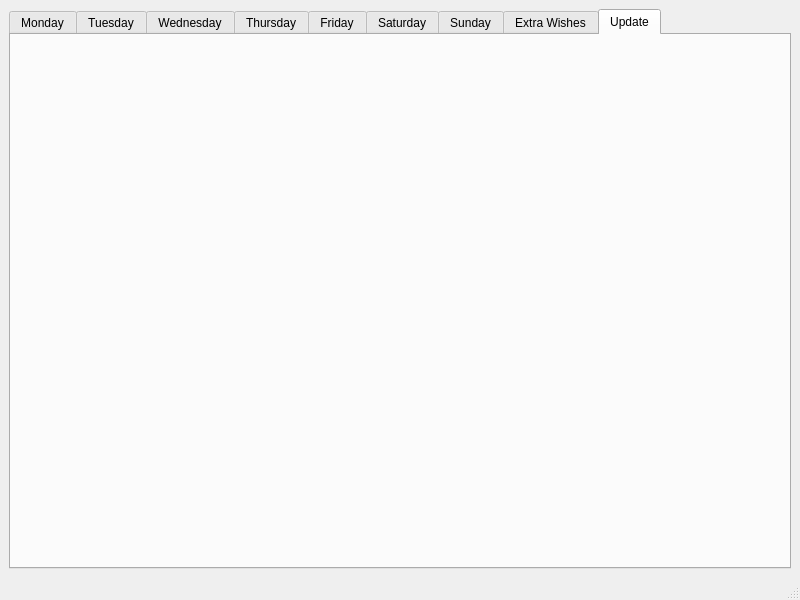
<?xml version="1.0" encoding="UTF-8"?>
<ui version="4.0">
 <class>MainWindow</class>
 <widget class="QMainWindow" name="MainWindow">
  <property name="geometry">
   <rect>
    <x>0</x>
    <y>0</y>
    <width>800</width>
    <height>600</height>
   </rect>
  </property>
  <property name="windowTitle">
   <string>MainWindow</string>
  </property>
  <property name="styleSheet">
   <string notr="true"/>
  </property>
  <widget class="QWidget" name="centralwidget">
   <layout class="QVBoxLayout" name="verticalLayout">
    <item>
     <widget class="QTabWidget" name="tabWidget">
      <property name="currentIndex">
       <number>8</number>
      </property>
      <widget class="QWidget" name="monday">
       <attribute name="title">
        <string>Monday</string>
       </attribute>
       <layout class="QVBoxLayout" name="verticalLayout_2">
        <item>
         <widget class="QLabel" name="label_monday">
          <property name="font">
           <font>
            <pointsize>13</pointsize>
           </font>
          </property>
          <property name="text">
           <string>Example 1</string>
          </property>
         </widget>
        </item>
        <item>
         <widget class="QListWidget" name="listWidget_monday">
          <property name="font">
           <font>
            <pointsize>12</pointsize>
           </font>
          </property>
          <property name="selectionRectVisible">
           <bool>true</bool>
          </property>
          <property name="sortingEnabled">
           <bool>false</bool>
          </property>
         </widget>
        </item>
       </layout>
      </widget>
      <widget class="QWidget" name="tuesday">
       <attribute name="title">
        <string>Tuesday</string>
       </attribute>
       <layout class="QVBoxLayout" name="verticalLayout_3">
        <item>
         <widget class="QLabel" name="label_tuesday">
          <property name="font">
           <font>
            <pointsize>13</pointsize>
           </font>
          </property>
          <property name="text">
           <string>Example 2</string>
          </property>
         </widget>
        </item>
        <item>
         <widget class="QListWidget" name="listWidget_tuesday">
          <property name="font">
           <font>
            <pointsize>12</pointsize>
           </font>
          </property>
          <property name="selectionRectVisible">
           <bool>true</bool>
          </property>
          <property name="sortingEnabled">
           <bool>false</bool>
          </property>
         </widget>
        </item>
       </layout>
      </widget>
      <widget class="QWidget" name="wednesday">
       <attribute name="title">
        <string>Wednesday</string>
       </attribute>
       <layout class="QVBoxLayout" name="verticalLayout_4">
        <item>
         <widget class="QLabel" name="label_wednesday">
          <property name="font">
           <font>
            <pointsize>13</pointsize>
           </font>
          </property>
          <property name="text">
           <string>Example 3</string>
          </property>
         </widget>
        </item>
        <item>
         <widget class="QListWidget" name="listWidget_wednesday">
          <property name="font">
           <font>
            <pointsize>12</pointsize>
           </font>
          </property>
          <property name="selectionRectVisible">
           <bool>true</bool>
          </property>
          <property name="sortingEnabled">
           <bool>false</bool>
          </property>
         </widget>
        </item>
       </layout>
      </widget>
      <widget class="QWidget" name="thursday">
       <attribute name="title">
        <string>Thursday</string>
       </attribute>
       <layout class="QVBoxLayout" name="verticalLayout_5">
        <item>
         <widget class="QLabel" name="label_thursday">
          <property name="font">
           <font>
            <pointsize>13</pointsize>
           </font>
          </property>
          <property name="text">
           <string>Example 4</string>
          </property>
         </widget>
        </item>
        <item>
         <widget class="QListWidget" name="listWidget_thursday">
          <property name="font">
           <font>
            <pointsize>12</pointsize>
           </font>
          </property>
          <property name="selectionRectVisible">
           <bool>true</bool>
          </property>
          <property name="sortingEnabled">
           <bool>false</bool>
          </property>
         </widget>
        </item>
       </layout>
      </widget>
      <widget class="QWidget" name="friday">
       <attribute name="title">
        <string>Friday</string>
       </attribute>
       <layout class="QVBoxLayout" name="verticalLayout_6">
        <item>
         <widget class="QLabel" name="label_friday">
          <property name="font">
           <font>
            <pointsize>13</pointsize>
           </font>
          </property>
          <property name="text">
           <string>Example 5</string>
          </property>
         </widget>
        </item>
        <item>
         <widget class="QListWidget" name="listWidget_friday">
          <property name="font">
           <font>
            <pointsize>12</pointsize>
           </font>
          </property>
          <property name="selectionRectVisible">
           <bool>true</bool>
          </property>
          <property name="sortingEnabled">
           <bool>false</bool>
          </property>
         </widget>
        </item>
       </layout>
      </widget>
      <widget class="QWidget" name="saturday">
       <attribute name="title">
        <string>Saturday</string>
       </attribute>
       <layout class="QVBoxLayout" name="verticalLayout_7">
        <item>
         <widget class="QLabel" name="label_saturday">
          <property name="font">
           <font>
            <pointsize>13</pointsize>
           </font>
          </property>
          <property name="text">
           <string>Example 6</string>
          </property>
         </widget>
        </item>
        <item>
         <widget class="QListWidget" name="listWidget_saturday">
          <property name="font">
           <font>
            <pointsize>12</pointsize>
           </font>
          </property>
          <property name="selectionRectVisible">
           <bool>true</bool>
          </property>
          <property name="sortingEnabled">
           <bool>false</bool>
          </property>
         </widget>
        </item>
       </layout>
      </widget>
      <widget class="QWidget" name="sunday">
       <attribute name="title">
        <string>Sunday</string>
       </attribute>
       <layout class="QVBoxLayout" name="verticalLayout_8">
        <item>
         <widget class="QLabel" name="label_sunday">
          <property name="font">
           <font>
            <pointsize>13</pointsize>
           </font>
          </property>
          <property name="text">
           <string>Example 7</string>
          </property>
         </widget>
        </item>
        <item>
         <widget class="QListWidget" name="listWidget_sunday">
          <property name="font">
           <font>
            <pointsize>12</pointsize>
           </font>
          </property>
          <property name="selectionRectVisible">
           <bool>true</bool>
          </property>
          <property name="sortingEnabled">
           <bool>false</bool>
          </property>
         </widget>
        </item>
       </layout>
      </widget>
      <widget class="QWidget" name="extra_wishes">
       <attribute name="title">
        <string>Extra Wishes</string>
       </attribute>
       <layout class="QVBoxLayout" name="verticalLayout_9">
        <item>
         <widget class="QLabel" name="label_8">
          <property name="font">
           <font>
            <pointsize>13</pointsize>
           </font>
          </property>
          <property name="text">
           <string>Extra Things To Buy</string>
          </property>
         </widget>
        </item>
        <item>
         <widget class="QListWidget" name="listWidget_extra">
          <property name="font">
           <font>
            <pointsize>12</pointsize>
           </font>
          </property>
          <property name="selectionRectVisible">
           <bool>true</bool>
          </property>
          <property name="sortingEnabled">
           <bool>false</bool>
          </property>
         </widget>
        </item>
       </layout>
      </widget>
      <widget class="QWidget" name="tab">
       <attribute name="title">
        <string>Update</string>
       </attribute>
      </widget>
     </widget>
    </item>
   </layout>
  </widget>
  <widget class="QMenuBar" name="menubar">
   <property name="geometry">
    <rect>
     <x>0</x>
     <y>0</y>
     <width>800</width>
     <height>21</height>
    </rect>
   </property>
  </widget>
  <widget class="QStatusBar" name="statusbar"/>
 </widget>
 <resources/>
 <connections/>
</ui>
